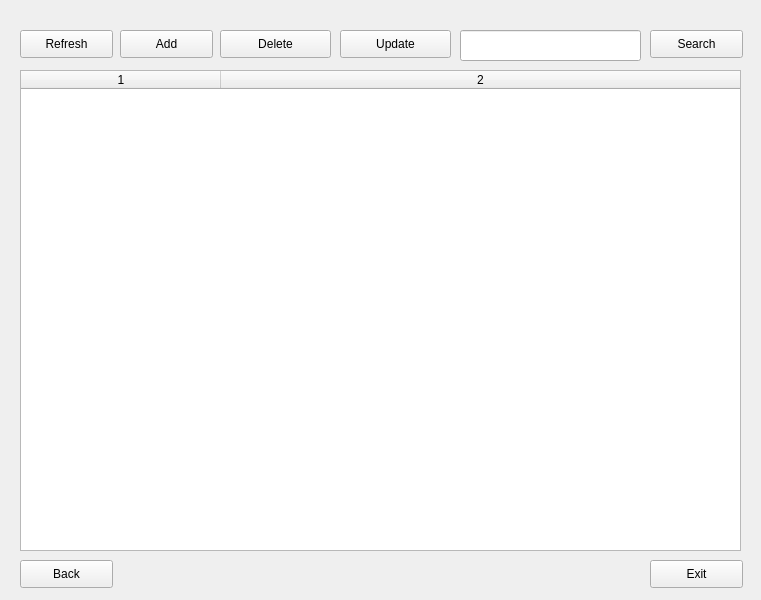
<?xml version="1.0" encoding="UTF-8"?>
<ui version="4.0">
 <class>MainWindow</class>
 <widget class="QMainWindow" name="MainWindow">
  <property name="geometry">
   <rect>
    <x>0</x>
    <y>0</y>
    <width>761</width>
    <height>600</height>
   </rect>
  </property>
  <property name="windowTitle">
   <string>MainWindow</string>
  </property>
  <widget class="QWidget" name="centralwidget">
   <widget class="QTableWidget" name="tableWidget">
    <property name="geometry">
     <rect>
      <x>20</x>
      <y>70</y>
      <width>721</width>
      <height>481</height>
     </rect>
    </property>
    <property name="sizePolicy">
     <sizepolicy hsizetype="Expanding" vsizetype="Ignored">
      <horstretch>0</horstretch>
      <verstretch>0</verstretch>
     </sizepolicy>
    </property>
    <property name="mouseTracking">
     <bool>true</bool>
    </property>
    <property name="editTriggers">
     <set>QAbstractItemView::NoEditTriggers</set>
    </property>
    <property name="selectionMode">
     <enum>QAbstractItemView::SingleSelection</enum>
    </property>
    <property name="selectionBehavior">
     <enum>QAbstractItemView::SelectRows</enum>
    </property>
    <property name="showGrid">
     <bool>true</bool>
    </property>
    <property name="wordWrap">
     <bool>true</bool>
    </property>
    <property name="rowCount">
     <number>0</number>
    </property>
    <property name="columnCount">
     <number>2</number>
    </property>
    <attribute name="horizontalHeaderVisible">
     <bool>true</bool>
    </attribute>
    <attribute name="horizontalHeaderCascadingSectionResizes">
     <bool>true</bool>
    </attribute>
    <attribute name="horizontalHeaderDefaultSectionSize">
     <number>200</number>
    </attribute>
    <attribute name="horizontalHeaderHighlightSections">
     <bool>true</bool>
    </attribute>
    <attribute name="horizontalHeaderShowSortIndicator" stdset="0">
     <bool>true</bool>
    </attribute>
    <attribute name="horizontalHeaderStretchLastSection">
     <bool>true</bool>
    </attribute>
    <attribute name="verticalHeaderCascadingSectionResizes">
     <bool>false</bool>
    </attribute>
    <column/>
    <column/>
   </widget>
   <widget class="QPushButton" name="addBtn">
    <property name="geometry">
     <rect>
      <x>120</x>
      <y>30</y>
      <width>93</width>
      <height>28</height>
     </rect>
    </property>
    <property name="text">
     <string>Add</string>
    </property>
   </widget>
   <widget class="QPushButton" name="deleteBtn">
    <property name="geometry">
     <rect>
      <x>220</x>
      <y>30</y>
      <width>111</width>
      <height>28</height>
     </rect>
    </property>
    <property name="text">
     <string>Delete</string>
    </property>
   </widget>
   <widget class="QPushButton" name="updateBtn">
    <property name="geometry">
     <rect>
      <x>340</x>
      <y>30</y>
      <width>111</width>
      <height>28</height>
     </rect>
    </property>
    <property name="text">
     <string>Update</string>
    </property>
   </widget>
   <widget class="QPushButton" name="refreshBtn">
    <property name="geometry">
     <rect>
      <x>20</x>
      <y>30</y>
      <width>93</width>
      <height>28</height>
     </rect>
    </property>
    <property name="text">
     <string>Refresh</string>
    </property>
   </widget>
   <widget class="QPushButton" name="backBtn">
    <property name="geometry">
     <rect>
      <x>20</x>
      <y>560</y>
      <width>93</width>
      <height>28</height>
     </rect>
    </property>
    <property name="text">
     <string>Back</string>
    </property>
   </widget>
   <widget class="QPushButton" name="exitBtn">
    <property name="geometry">
     <rect>
      <x>650</x>
      <y>560</y>
      <width>93</width>
      <height>28</height>
     </rect>
    </property>
    <property name="text">
     <string>Exit</string>
    </property>
   </widget>
   <widget class="QPushButton" name="searchBtn">
    <property name="geometry">
     <rect>
      <x>650</x>
      <y>30</y>
      <width>93</width>
      <height>28</height>
     </rect>
    </property>
    <property name="text">
     <string>Search</string>
    </property>
   </widget>
   <widget class="QLineEdit" name="txt_search">
    <property name="geometry">
     <rect>
      <x>460</x>
      <y>30</y>
      <width>181</width>
      <height>31</height>
     </rect>
    </property>
   </widget>
  </widget>
 </widget>
 <resources/>
 <connections/>
</ui>
